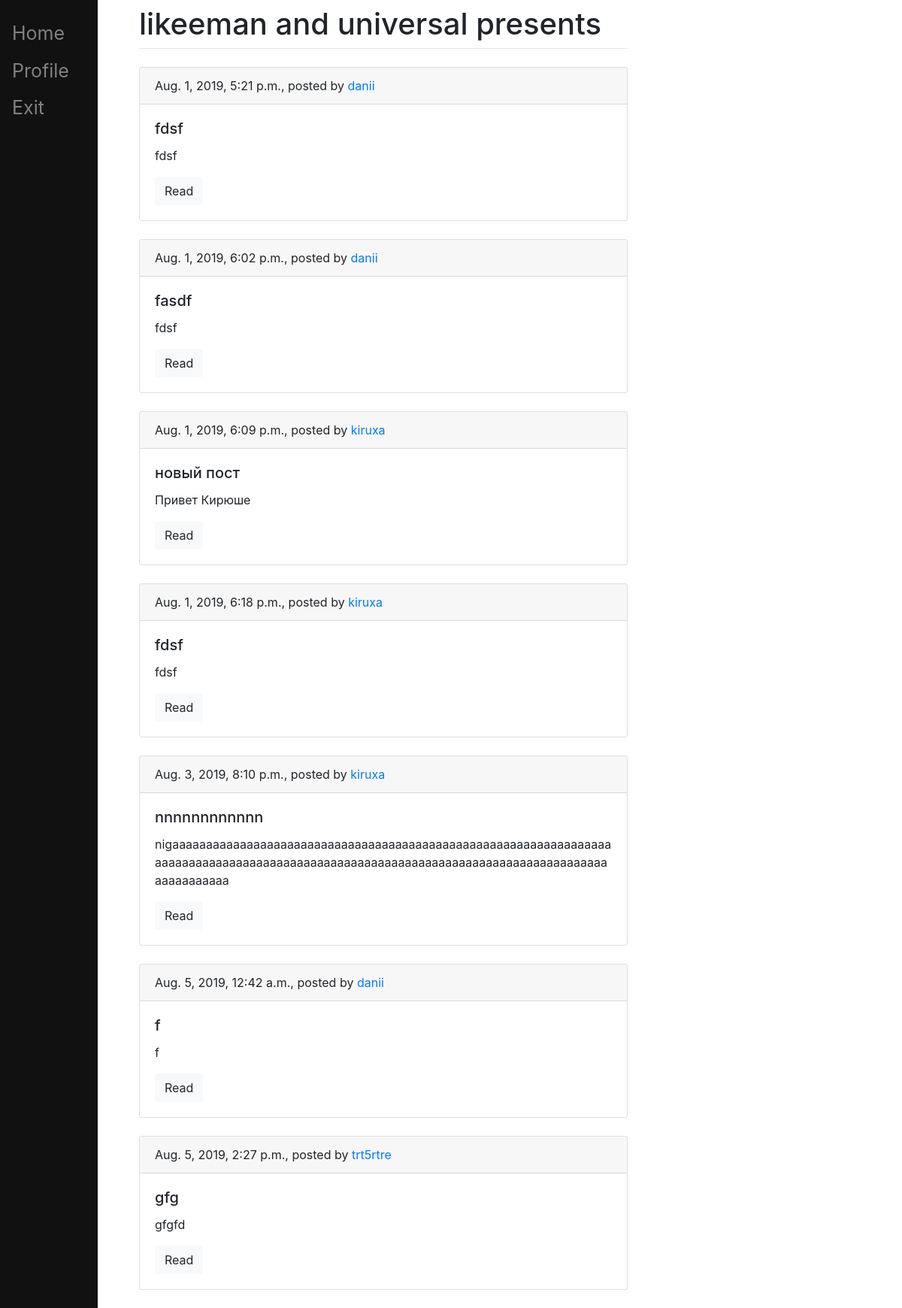
The page / (signed in) on the database its author committed.
### blog/models.py (models this page shows, shortened)
class Post(models.Model):
    author = models.ForeignKey(settings.AUTH_USER_MODEL, on_delete=models.CASCADE)
    title = models.CharField(max_length=200)
    text = models.TextField()
    created_date = models.DateTimeField(default=timezone.now)
    published_date = models.DateTimeField(blank=True, null=True)

### blog/views.py (the view)
# urls.py: path('', views.post_list, name='post_list'),
def post_list(request):
    posts = Post.objects.filter(published_date__lte=timezone.now()).order_by('published_date')
    return render(request, 'blog/post_list.html', {'posts': posts})

### blog/templates/blog/post_list.html (shortened to what this page needs)
{% extends 'blog/base.html' %}
{% block content %}
    {% for post in posts %}
        <div class="card mb-4">
            <div class="card-header">
                {{ post.published_date }}, posted by <a href="#">{{post.author}}</a>
            </div>
        <div class="card-body">
            <h5 class="card-title">{{ post.title }}</h5>
        <p class="card-text">{{ post.text|truncatewords:15 }}</p>
        <a href="{% url 'post_detail' pk=post.pk %}" class="btn btn-light">Read</a>
      </div>
    </div>
    {% endfor %}
{% endblock %}

### rows shown on the page
Post: published_date "Aug. 1, 2019, 5:21 p.m.", author "danii", title "fdsf", text "fdsf"
Post: published_date "Aug. 1, 2019, 6:02 p.m.", author "danii", title "fasdf", text "fdsf"
Post: published_date "Aug. 1, 2019, 6:09 p.m.", author "kiruxa", title "новый пост", text "Привет Кирюше"
Post: published_date "Aug. 1, 2019, 6:18 p.m.", author "kiruxa", title "fdsf", text "fdsf"
Post: published_date "Aug. 3, 2019, 8:10 p.m.", author "kiruxa", title "nnnnnnnnnnnn", text "nigaaaaaaaaaaaaaaaaaaaaaaaaaaaaaaaaaaaaaaaaaaaaaaaaaaaaaaaaaaaaaaaaaaaaaaaaaaaaaaaaaaaaaaaaaaaaaaaaaaaaaaaaaaaaaaaaaaaaaaaaaaaaaaaaaaaaaaaaaaaaaaa"
Post: published_date "Aug. 5, 2019, 12:42 a.m.", author "danii", title "f", text "f"
Post: published_date "Aug. 5, 2019, 2:27 p.m.", author "trt5rtre", title "gfg", text "gfgfd"
